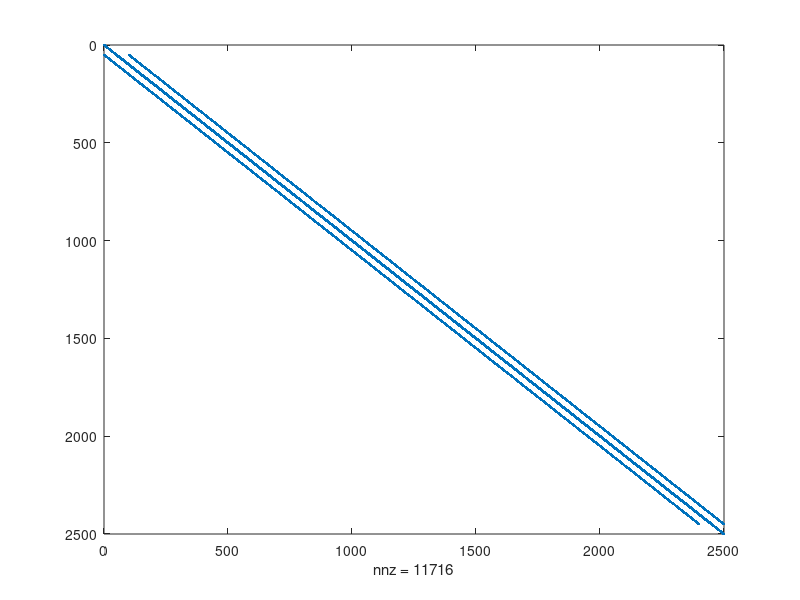
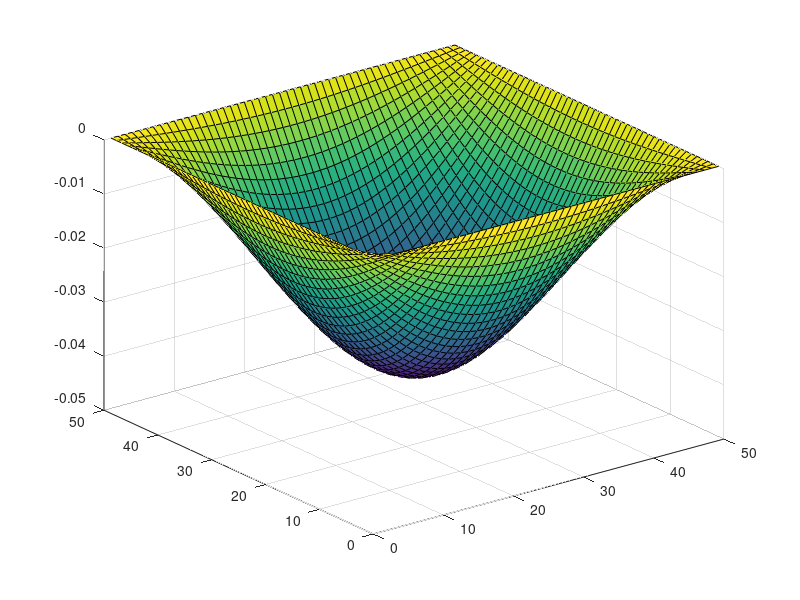
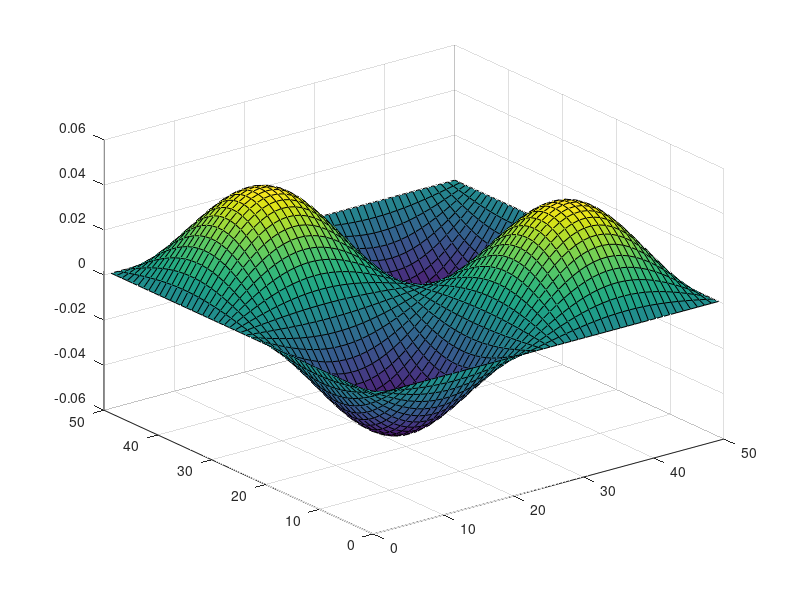
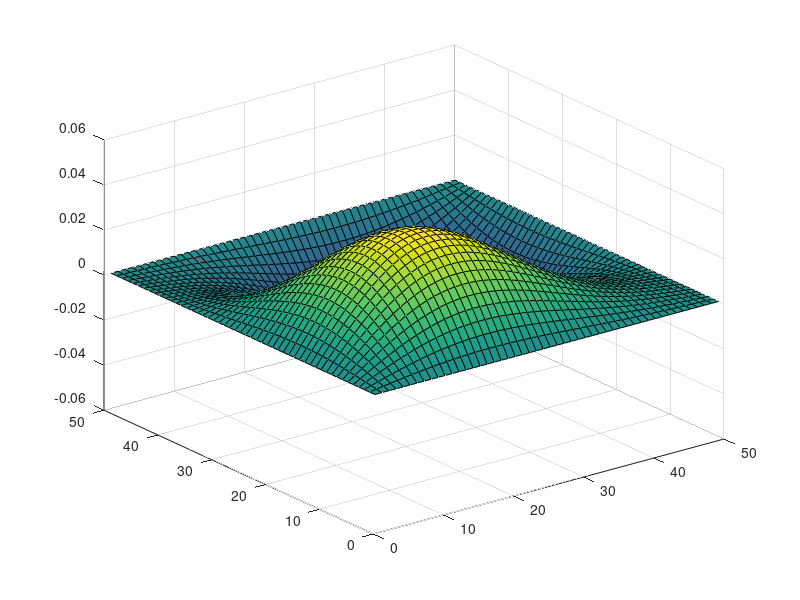

These figures' MATLAB source, in order:
clearvars
clearvars -GLOBAL
close all 


global C

C.q_0 = 1.60217653e-19;             % electron charge
    C.hb = 1.054571596e-34;             % Dirac constant
    C.h = C.hb * 2 * pi;                % Planck constant
    C.m_0 = 9.10938215e-31;             % electron mass
    C.kb = 1.3806504e-23;               % Boltzmann constant
    C.eps_0 = 8.854187817e-12;          % vacuum permittivity
    C.mu_0 = 1.2566370614e-6;           % vacuum permeability
    C.c = 299792458;                    % speed of light
    C.g = 9.80665;
    
    
nx = 50;
ny = 50;



G = zeros(nx*ny,nx*ny);

for i =1:1:nx
    for j =1:1:ny
        n = j+(i-1)*ny;
        
            nxm = j+(i-2)*ny;
            nxp = j+i*ny;
            nyp = j+1+ (i-1)*ny;
            nym = j-1+ (i-1)*ny;
        if(i==1)
            G(n,:) = 0;
            G(n,n) = 1;
        elseif(i==nx)
            G(n,:) = 0;
            G(n,n) = 1;
        elseif(j==1)
            G(n,:) = 0;
            G(n,n) = 1;
        elseif(j==ny)
            G(n,:) = 0;
            G(n,n) = 1;
        else          
            G(n,n) = -4;
            G(n,nxm) = 1; 
            G(n,nxp) = 1;
            G(n,nym) = 1;
            G(n,nyp) = 1;
        end
    end
end

spy(G)

[E,D] = eigs(G,9,'SM');

for i= 1:1:nx
    for j= 1:1:ny
        n = j+(i-1)*ny;
        Eplot1(i,j) = E(n,1);
        Eplot2(i,j) = E(n,2);
        Eplot3(i,j) = E(n,3);
        Eplot4(i,j) = E(n,4);
        Eplot5(i,j) = E(n,5);
        Eplot6(i,j) = E(n,6);
        
    end
end

figure(2)
surf(Eplot1)
figure(3)
surf(Eplot2)
figure(4)
surf(Eplot3)
figure(5)
surf(Eplot4)
figure(6)
surf(Eplot5)
figure(7)
surf(Eplot6)